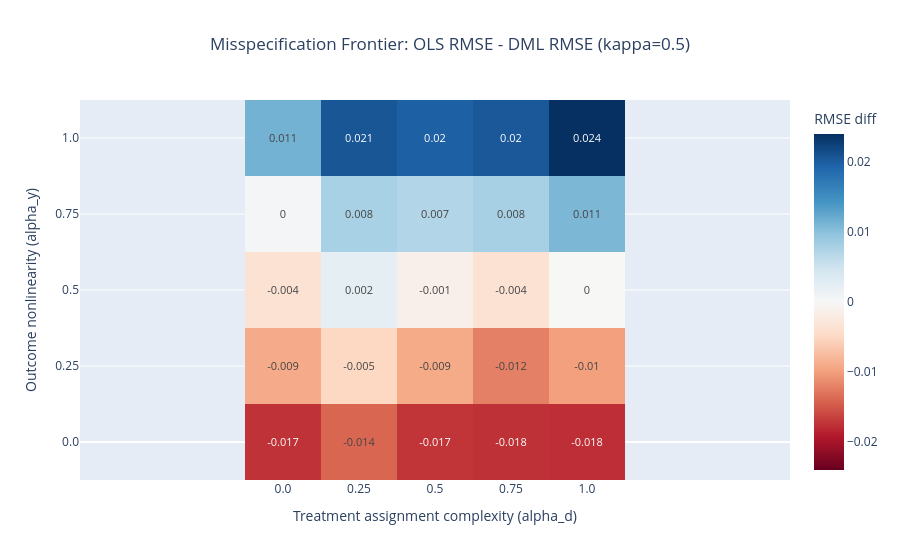

The notebook cell saved with this chart:
### Markdown cell above
## Frontiers

### Code cell
fig = frontier_heatmap(summary_df, kappa=0.5)
fig.show()

### Figure 1 — Plotly figure (JSON) as saved in the notebook; plotly's stock layout.template omitted (floating-point values rounded to 4 significant figures)
{"data": [{"colorbar": {"title": {"text": "RMSE diff"}}, "colorscale": [[0, "rgb(103,0,31)"], [0.1, "rgb(178,24,43)"], [0.2, "rgb(214,96,77)"], [0.3, "rgb(244,165,130)"], [0.4, "rgb(253,219,199)"], [0.5, "rgb(247,247,247)"], [0.6, "rgb(209,229,240)"], [0.7, "rgb(146,197,222)"], [0.8, "rgb(67,147,195)"], [0.9, "rgb(33,102,172)"], [1, "rgb(5,48,97)"]], "hovertemplate": "alpha_d=%{x}<br>alpha_y=%{y}<br>RMSE diff=%{z:.4f}<extra></extra>", "text": [[-0.017, -0.014, -0.017, -0.018, -0.018], [-0.009, -0.005, -0.009, -0.012, -0.01], [-0.004, 0.002, -0.001, -0.004, -0.0], [0.0, 0.008, 0.007, 0.008, 0.011], [0.011, 0.021, 0.02, 0.02, 0.024]], "textfont": {"size": 11}, "texttemplate": "%{text}", "type": "heatmap", "x": [0, 0.25, 0.5, 0.75, 1], "y": [0, 0.25, 0.5, 0.75, 1], "z": [[-0.01748, -0.01398, -0.01722, -0.01755, -0.0177], [-0.009099, -0.00499, -0.009181, -0.0122, -0.009918], [-0.003586, 0.002439, -0.0013, -0.003598, -7.478e-05], [0.0004636, 0.007851, 0.007135, 0.007901, 0.01093], [0.01142, 0.02062, 0.0197, 0.02043, 0.02398]], "zmid": 0}], "layout": {"title": {"text": "Misspecification Frontier: OLS RMSE - DML RMSE (kappa=0.5)", "x": 0.5}, "xaxis": {"tickmode": "array", "ticktext": ["0.0", "0.25", "0.5", "0.75", "1.0"], "tickvals": [0, 0.25, 0.5, 0.75, 1], "title": {"text": "Treatment assignment complexity (alpha_d)"}}, "yaxis": {"scaleanchor": "x", "scaleratio": 1, "tickmode": "array", "ticktext": ["0.0", "0.25", "0.5", "0.75", "1.0"], "tickvals": [0, 0.25, 0.5, 0.75, 1], "title": {"text": "Outcome nonlinearity (alpha_y)"}}}}
